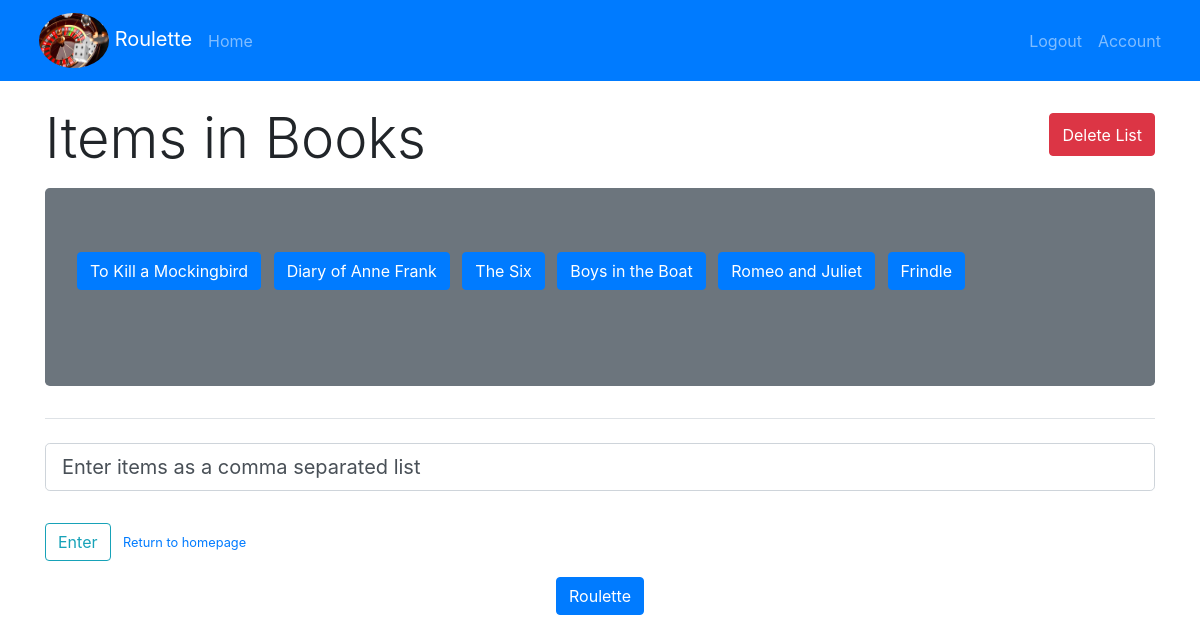
/list/3 (signed in), run on the app's committed database.
### roulette/models.py (models this page shows, shortened)
class List(db.Model):
    id = db.Column(db.Integer, primary_key=True)
    title = db.Column(db.String(100), nullable=False)
    user_id = db.Column(db.Integer, db.ForeignKey('user.id'), nullable=False)
    items = db.relationship('Item', backref='list', lazy=True)

class Item(db.Model):
    id = db.Column(db.Integer, primary_key=True)
    title = db.Column(db.String(100), nullable=False)
    list_id = db.Column(db.Integer, db.ForeignKey('list.id'), nullable=False)

### roulette/routes.py (the view, shortened to what this page needs)
@app.route("/list/<int:list_id>", methods=['POST', 'GET'])
@login_required
def list(list_id):
    roulette = ""
    form = ItemForm()
    current_list = List.query.filter_by(
        user_id=current_user.id,  id=list_id).first_or_404()
    if request.method == 'POST':
        if request.form.get('roulette_btn'):
            roulette = random.choice(current_list.items).title
            return render_template('list.html', list=current_list, form=form, roulette=roulette)
    return render_template('list.html', list=current_list, form=form, roulette=roulette)

### roulette/forms.py
class ItemForm(FlaskForm):
    item_list = StringField(
        'Items', validators=[DataRequired()], default='Enter items as a comma separated list')
    submit = SubmitField('Enter')

### roulette/models.py (called while the page is built)
@login_manager.user_loader
def load_user(user_id):
    return User.query.get(int(user_id))

### roulette/templates/list.html (shortened to what this page needs)
{% extends 'base.html' %}
{% block body %}
<div class = "mb-2 d-flex justify-content-between">
    <h1 class = "mr-4 display-4"> Items in {{list.title}}</h1>
    <button type="button" class="btn btn-danger ml-4 mb-4 mt-2" data-toggle="modal" data-target="#deleteModal">Delete
        List</button>
</div>
<div class = "jumbotron bg-secondary">
    <ul class = "list-inline">
        {% for item in list.items %}
        <li class = "list-inline-item">
            <form action="{{url_for('delete_item', list_id=list.id, item_id=item.id )}}" method='POST'>
                <button type="submit" class="btn btn-primary mb-3" data-toggle="tooltip" title="Click to delete item" data-placement="top">
                    {{item.title}}
                </button>
            </form>
        </li>
        {% endfor %}
    </ul>
</div>
<form method="POST" action="">
    <fieldset class="form-group">
        <legend class="border-bottom mb-4"></legend>
        <div class="form-group">
            {% if form.item_list.errors %}
            {{ form.item_list(class="form-control form-control-lg is-invalid")}}
            <div class="invalid-feedback">
                {% for error in form.item_list.errors %}
                <span>{{error}}</span>
                {% endfor %}
            </div>
            {% else %}
            {{form.item_list(class="form-control form-control-lg")}}
            {% endif %}
        </div>
    </fieldset>
    <div class="form-group d-inline">
        {{form.submit(class="btn btn-outline-info")}}
    </div>
    <small class="text-muted ml-2 d-inline">
        <a href="{{url_for('home')}}">Return to homepage</a>
    </small>
</form>
<div class = "text-center mb-5">
    <form action="{{url_for('list', list_id=list.id )}}" method='POST'>
        <button type="submit" class=" btn btn-primary mt-3 mb-3 " name='roulette_btn' value='roulette'>
            Roulette</button>
    </form>
    <br>
</div>
{% endblock %}

### data on the page
List: title "Books"
Item: title "To Kill a Mockingbird"
Item: title "Diary of Anne Frank"
Item: title "The Six"
Item: title "Boys in the Boat"
Item: title "Romeo and Juliet"
Item: title "Frindle"
